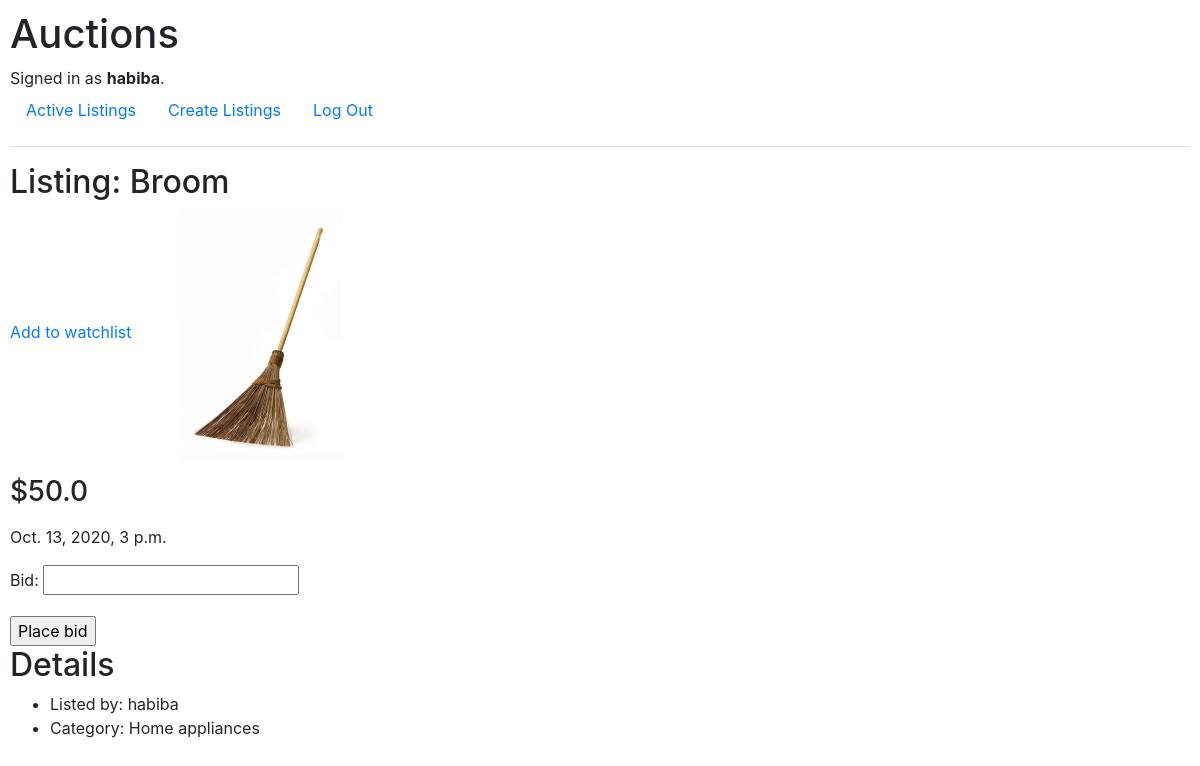
Screenshot of /1 (signed in) with the database file from the repository.
### auctions/models.py (models this page shows)
class User(AbstractUser):
    pass

class Listing(models.Model):
    title =  models.CharField(max_length = 100)
    picture = models.ImageField(upload_to = 'pic/%Y/%m/%d')
    detail = models.TextField()
    owner = models.ForeignKey(User, on_delete=models.CASCADE)
    created_at = models.DateTimeField(default=datetime.datetime.now)
    category = models.OneToOneField(Category, on_delete=models.DO_NOTHING)
    startingbid = models.FloatField(default=0)
    def __str__(self):
        return f"{self.title},{self.created_at} {self.detail}, {self.owner}, {self.category}, {self.startingbid}, {self.picture}"

class Category(models.Model):
    category = models.CharField(max_length = 100)
    def __str__(self):
        return f"{self.category}"

### auctions/views.py (the view)
# urls.py: path("<int:id>", views.view_list, name="list"),
def view_list(request, id):
    listing = Listing.objects.get(id=id)
    bidform = BidForm()
    print(listing)
    if request.user.is_authenticated:
        try:
            watchlist = Watchlist.objects.get(user = request.user, listing = listing)
        except ObjectDoesNotExist:
            watchlist = None
    watchlist = None
    context = {
        "list": listing,
        "bidform": bidform,
        "watchlist": watchlist
    }
    return render(request, "auctions/list.html", context)

### auctions/forms.py
class BidForm(ModelForm):
    class Meta:
        model = Bid
        fields = ['bid']

### auctions/templates/auctions/list.html (shortened to what this page needs)
{% extends "auctions/layout.html" %}
{% block body %}
    <div>
        <h2>Listing: {{ list.title }}</h2>
        {% if request.user.is_authenticated %}
            {% if watchlist %}
                <a href="{% url 'remove' list.id %}">Remove from watchlist</a>
            {% else %}
                <a href="{% url 'addwatchlist' list.id %}">Add to watchlist</a>
            {% endif %}
        {% endif %}
        <img src="{{ list.picture.url }}" >
        <p> <h3>${{ list.startingbid }}</h3></p>
        <p>{{list.created_at}}</p>
    </div>
    <div>
        <form>
            {{ bidform.as_p}}
            <input type="submit" value="Place bid">
        </form>
    </div>
    <div>
        <h2>Details</h2>
        <ul>
            <li>Listed by: {{list.owner}}</li>
            <li>Category: {{list.category}}</li>
        </ul>
    </div>
{% endblock %}

### auctions/templates/auctions/layout.html (shortened to what this page needs)
{% load static %}
<!DOCTYPE html>
<html lang="en">
    <head>
        <link rel="stylesheet" href="https://stackpath.bootstrapcdn.com/bootstrap/4.4.1/css/bootstrap.min.css">
        <link href="{% static 'auctions/styles.css' %}" rel="stylesheet">
    </head>
    <body>
        <h1>Auctions</h1>
        <div>
            {% if user.is_authenticated %}
                Signed in as <strong>{{ user.username }}</strong>.
            {% else %}
                Not signed in.
            {% endif %}
        </div>
        <ul class="nav">
            <li class="nav-item">
                <a class="nav-link" href="{% url 'index' %}">Active Listings</a>
            </li>
            <li class="nav-item">
                <a class="nav-link" href="{% url 'addlisting' %}">Create Listings</a>
            </li>
            {% if user.is_authenticated %}
                <li class="nav-item">
                    <a class="nav-link" href="{% url 'logout' %}">Log Out</a>
                </li>
            {% endif %}
        </ul>
        <hr>
        {% block body %}
        {% endblock %}
    </body>
</html>

### auctions/static/auctions/styles.css (style rules this page uses)
body { padding: 10px; }
img { max-width: 250px; max-height: 250px; }

### rows the page displays
User: username "habiba"
Listing: title "Broom", picture (picture), startingbid "50.0", created_at "Oct. 13, 2020, 3 p.m.", owner "habiba", category "Home appliances"
